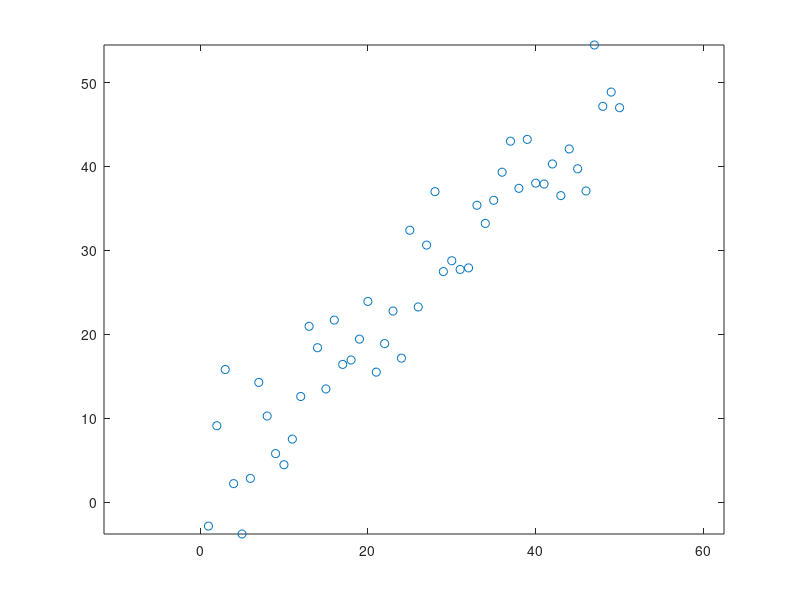
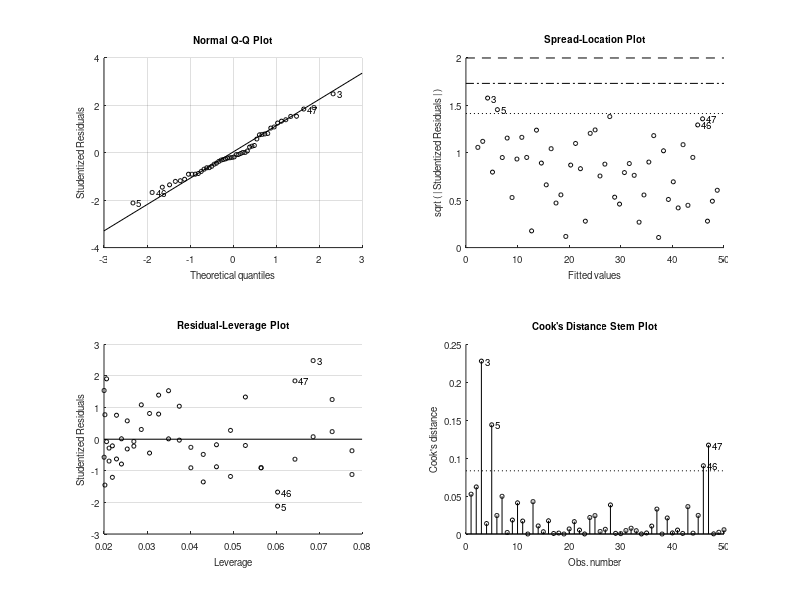

Write MATLAB code to recreate these figures, in order. (Note: this script raises an error after producing the figures.)
%% Script: SUPPORT VECTOR REGRESSION
%
% Autor: Elia Matsumoto (EESP-FGV)
% 
% Contato: elia.matsumoto@fgv.br
% 

%% Reseting environment
rng('shuffle'); % Random seed
close all       % Close all figure
clear           % Clear workspace
clc             % Clear command window

%% Synthetic data
Xorg = (1:50)';
Yorg = Xorg;
norg = length(Xorg);
nsX  = 0;
nsY  = 5;
X    = Xorg + normrnd(0,nsX,norg,1);
Y    = Yorg + normrnd(0,nsY,norg,1);
plot(X,Y,'o');
axis equal;

%% Linear regression
L_mdl  = fitlm(X,Y);
L_Yh   = predict(L_mdl,X);
aux   = fitlm(Y,L_Yh);
L_RMSE = aux.RMSE;
L_R2   = aux.Rsquared.Ordinary;
hold
plot(X,L_Yh,'ro')

%% SVR
S_mdl = fitrsvm(X,Y,'Standardize',true,'KernelFunction','linear');
S_Yh  = predict(S_mdl,X);
aux   = fitlm(Y,S_Yh);
S_RMSE = aux.RMSE;
S_R2   = aux.Rsquared.Ordinary;
plot(X,S_Yh,'ks')
h = legend('Observed','OLS','SVR');
h.Location = 'Best';
xlabel('X');
ylabel('Y');

%% Metrics
Models = { 'OLS'; 'SVR' };
RMSE   = [L_RMSE; S_RMSE];
R2     = [L_R2; S_R2];
TM     = table(Models,RMSE,R2);
disp(TM);